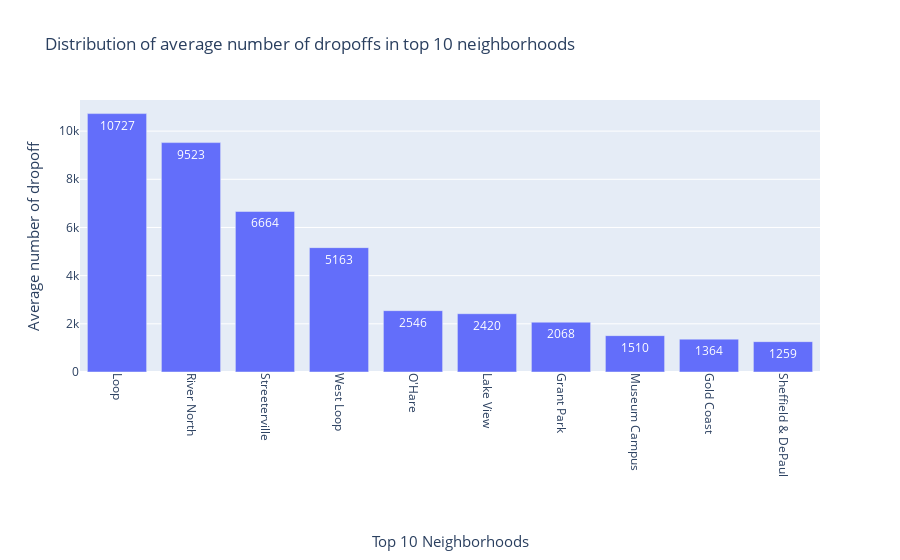

The notebook cell saved with this chart:
### Markdown cell above
#### <a id="drop"></a> Distribution of average number of dropoffs in top 10 neighborhoods

### Code cell
fig = px.bar(top_10.head(10), 
             x='dropoff_location_name', 
             y='average_trips', 
             title='Distribution of average number of dropoffs in top 10 neighborhoods', 
             labels={'average_trips':'Average number of dropoff', 'dropoff_location_name':'Top 10 Neighborhoods'},
             text='average_trips')
fig.update_xaxes(
        tickangle = 90,
        title_font = {"size": 15},
        title_standoff = 60
)
fig.update_yaxes(title_font = {"size": 15})

fig.show()

### Figure 1 — Plotly figure (JSON) as saved in the notebook; plotly's stock layout.template omitted (floating-point values rounded to 4 significant figures)
{"data": [{"alignmentgroup": "True", "hovertemplate": "Top 10 Neighborhoods=%{x}<br>Average number of dropoff=%{text}<extra></extra>", "legendgroup": "", "marker": {"color": "#636efa"}, "name": "", "offsetgroup": "", "orientation": "v", "showlegend": false, "text": [10727, 9523, 6664, 5163, 2546, 2420, 2068, 1510, 1364, 1259], "textposition": "auto", "type": "bar", "x": ["Loop", "River North", "Streeterville", "West Loop", "O'Hare", "Lake View", "Grant Park", "Museum Campus", "Gold Coast", "Sheffield & DePaul"], "xaxis": "x", "y": [10727, 9523, 6664, 5163, 2546, 2420, 2068, 1510, 1364, 1259], "yaxis": "y"}], "layout": {"barmode": "relative", "legend": {"tracegroupgap": 0}, "title": {"text": "Distribution of average number of dropoffs in top 10 neighborhoods"}, "xaxis": {"anchor": "y", "domain": [0, 1], "tickangle": 90, "title": {"font": {"size": 15}, "standoff": 60, "text": "Top 10 Neighborhoods"}}, "yaxis": {"anchor": "x", "domain": [0, 1], "title": {"font": {"size": 15}, "text": "Average number of dropoff"}}}}
